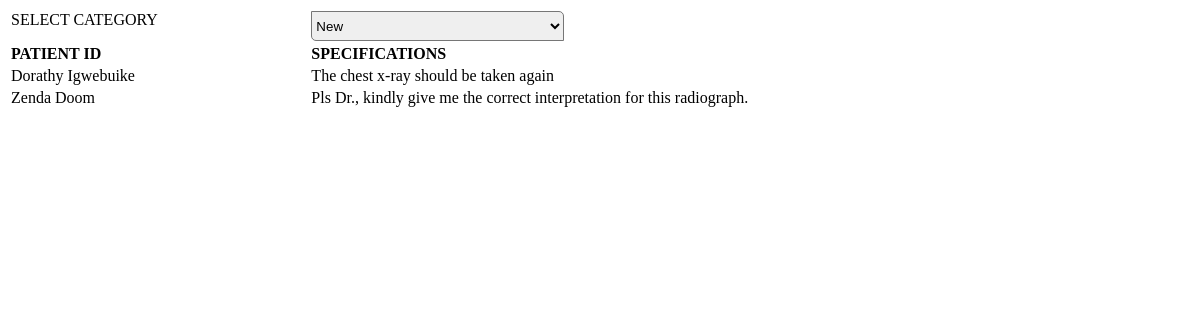
The page /specifications.php?id=1 (signed in) on the database its author committed.
### tables this page shows
CREATE TABLE `radiographs` (
  `radid` varchar(45) NOT NULL,
  `radiographer` varchar(45) NOT NULL,
  `radiologist` varchar(45) NOT NULL,
  `patient` varchar(45) NOT NULL,
  `radiograph` varchar(45) NOT NULL,
  `description` varchar(45) DEFAULT NULL,
  `interpretation` text,
  `prescription` text,
  `message` text,
  `date` varchar(45) DEFAULT NULL,
  `seen` tinyint(4) DEFAULT NULL,
  `status` tinyint(3) unsigned NOT NULL,
  PRIMARY KEY (`radid`)
);

### specifications.php (the view, shortened to what this page needs)
<?php
include('driver/config.php');
?>
<!DOCTYPE html PUBLIC "-//W3C//DTD XHTML 1.0 Transitional//EN" "http://www.w3.org/TR/xhtml1/DTD/xhtml1-transitional.dtd">
<html xmlns="http://www.w3.org/1999/xhtml">
<head>
<link rel="stylesheet" href="css/form.css" />
</head>
<body>
<form method="post">
<table width="100%">
<tr>
<td>SELECT CATEGORY</td>
<td colspan="3">
<select name="cat" class="select" onchange="this.form.submit()">
<option value="0" <?php echo ($_POST['cat'] =="0" || ($_GET['id']!=""))?"selected":"" ?>>New</option>
</select>
</td>
</tr>
<?php
if(isset($_POST['cat']) || $_GET['id']!=""){
	$seen = isset($_POST['cat'])?$_POST['cat']:0;
$radiographer = mysqli_query($db, "select * from radiographs where seen = '$seen' and status = '2' and radiographer = '{$_SESSION['userid']}'");
if(mysqli_num_rows($radiographer) > 0){ ?>
<tr>
<td><strong>PATIENT ID</strong></td>
<td><strong>SPECIFICATIONS</strong></td>
</tr>
<?php
while($specs =mysqli_fetch_array($radiographer, MYSQLI_ASSOC)){
?>
<tr>
<td><?php echo $specs['patient']; ?></td>
<td><?php echo $specs['message']; ?></td>
</tr>
<?php }
}
else{ ?>
<tr>
<td colspan="2" align="center">THERE ARE NO SPECIFICATIONS!</td>
</tr>
<?php }} ?>
</table>
</form>
</body>
</html>

### css/form.css (style rules this page uses)
td { vertical-align:top; }
.select { height:30px; width:253px; border-radius: 0 5px 0 5px; -moz-border-radius: 0 5px 0 5px; -webkit-border-radius: 0 5px 0 5px; -ms-border-radius: 0 5px 0 5px; -o-border-radius: 0 5px 0 5px; }

### rows shown on the page
radiographs: patient "Dorathy Igwebuike", message "The chest x-ray should be taken again"
radiographs: patient "Zenda Doom", message "Pls Dr., kindly give me the correct interpretation for this radiograph."
